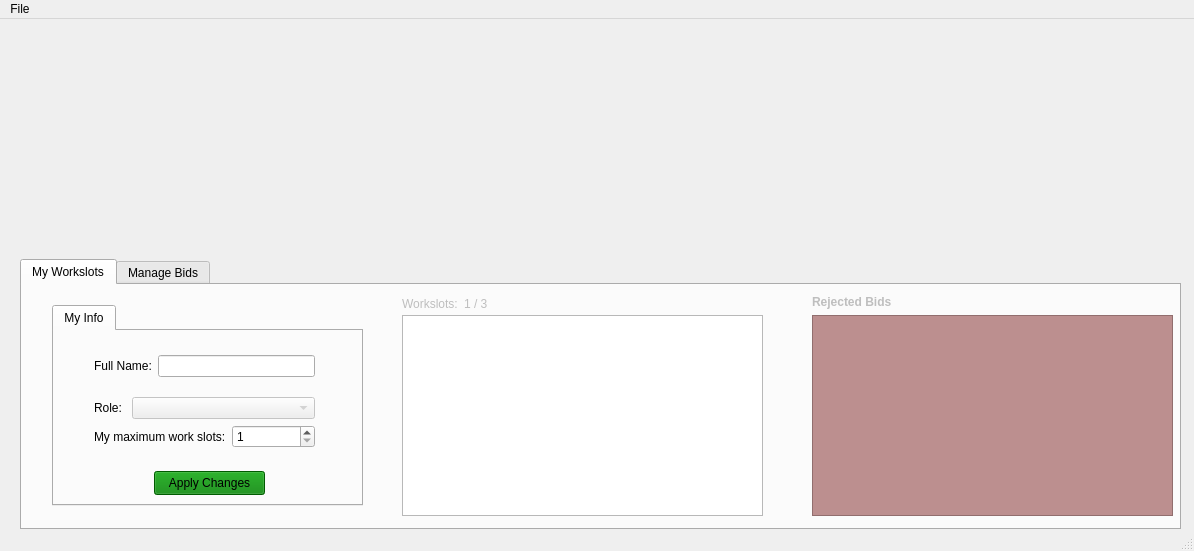
<?xml version="1.0" encoding="UTF-8"?>
<ui version="4.0">
 <class>CafeStaffWindow</class>
 <widget class="QMainWindow" name="CafeStaffWindow">
  <property name="geometry">
   <rect>
    <x>0</x>
    <y>0</y>
    <width>1194</width>
    <height>551</height>
   </rect>
  </property>
  <property name="windowTitle">
   <string>Cafe Staff Portal</string>
  </property>
  <widget class="QWidget" name="centralwidget">
   <widget class="QTabWidget" name="tabWidget">
    <property name="geometry">
     <rect>
      <x>20</x>
      <y>240</y>
      <width>1161</width>
      <height>271</height>
     </rect>
    </property>
    <property name="currentIndex">
     <number>0</number>
    </property>
    <widget class="QWidget" name="tab">
     <attribute name="title">
      <string>My Workslots</string>
     </attribute>
     <widget class="QTableWidget" name="assignedTable">
      <property name="geometry">
       <rect>
        <x>380</x>
        <y>30</y>
        <width>361</width>
        <height>201</height>
       </rect>
      </property>
     </widget>
     <widget class="QWidget" name="layoutWidget">
      <property name="geometry">
       <rect>
        <x>380</x>
        <y>10</y>
        <width>101</width>
        <height>18</height>
       </rect>
      </property>
      <layout class="QHBoxLayout" name="horizontalLayout_3">
       <item>
        <widget class="QLabel" name="label_6">
         <property name="enabled">
          <bool>false</bool>
         </property>
         <property name="text">
          <string>Workslots:</string>
         </property>
        </widget>
       </item>
       <item>
        <widget class="QLabel" name="workslotText">
         <property name="enabled">
          <bool>false</bool>
         </property>
         <property name="text">
          <string>1 / 3</string>
         </property>
        </widget>
       </item>
      </layout>
     </widget>
     <widget class="QWidget" name="layoutWidget">
      <property name="geometry">
       <rect>
        <x>790</x>
        <y>10</y>
        <width>361</width>
        <height>221</height>
       </rect>
      </property>
      <layout class="QVBoxLayout" name="verticalLayout_3">
       <item>
        <widget class="QLabel" name="label_3">
         <property name="enabled">
          <bool>false</bool>
         </property>
         <property name="font">
          <font>
           <bold>true</bold>
          </font>
         </property>
         <property name="text">
          <string>Rejected Bids</string>
         </property>
        </widget>
       </item>
       <item>
        <widget class="QTableWidget" name="rejectedTable">
         <property name="enabled">
          <bool>false</bool>
         </property>
         <property name="styleSheet">
          <string notr="true">background-color: rosybrown;</string>
         </property>
        </widget>
       </item>
      </layout>
     </widget>
     <widget class="QTabWidget" name="tabWidget_2">
      <property name="geometry">
       <rect>
        <x>30</x>
        <y>20</y>
        <width>311</width>
        <height>201</height>
       </rect>
      </property>
      <property name="currentIndex">
       <number>0</number>
      </property>
      <widget class="QWidget" name="tab_4">
       <attribute name="title">
        <string>My Info</string>
       </attribute>
       <widget class="QWidget" name="layoutWidget">
        <property name="geometry">
         <rect>
          <x>40</x>
          <y>10</y>
          <width>221</width>
          <height>121</height>
         </rect>
        </property>
        <layout class="QVBoxLayout" name="verticalLayout_6">
         <item>
          <layout class="QVBoxLayout" name="verticalLayout_4">
           <item>
            <layout class="QHBoxLayout" name="horizontalLayout_2">
             <item>
              <widget class="QLabel" name="label_5">
               <property name="text">
                <string>Full Name:</string>
               </property>
              </widget>
             </item>
             <item>
              <widget class="QLineEdit" name="firstNameText"/>
             </item>
            </layout>
           </item>
          </layout>
         </item>
         <item>
          <layout class="QVBoxLayout" name="verticalLayout_5">
           <item>
            <layout class="QHBoxLayout" name="horizontalLayout_4">
             <item>
              <widget class="QLabel" name="label_7">
               <property name="text">
                <string>Role: </string>
               </property>
              </widget>
             </item>
             <item>
              <widget class="QComboBox" name="roleCombo">
               <property name="enabled">
                <bool>false</bool>
               </property>
               <property name="sizePolicy">
                <sizepolicy hsizetype="Expanding" vsizetype="Fixed">
                 <horstretch>0</horstretch>
                 <verstretch>0</verstretch>
                </sizepolicy>
               </property>
              </widget>
             </item>
            </layout>
           </item>
           <item>
            <layout class="QHBoxLayout" name="horizontalLayout_5">
             <item>
              <widget class="QLabel" name="label_4">
               <property name="text">
                <string>My maximum work slots:</string>
               </property>
              </widget>
             </item>
             <item>
              <widget class="QSpinBox" name="maxSlotsBox">
               <property name="minimum">
                <number>1</number>
               </property>
              </widget>
             </item>
            </layout>
           </item>
          </layout>
         </item>
        </layout>
       </widget>
       <widget class="QPushButton" name="editInfoButton">
        <property name="geometry">
         <rect>
          <x>100</x>
          <y>140</y>
          <width>111</width>
          <height>24</height>
         </rect>
        </property>
        <property name="styleSheet">
         <string notr="true">background-color: green;</string>
        </property>
        <property name="text">
         <string>Apply Changes</string>
        </property>
       </widget>
      </widget>
     </widget>
    </widget>
    <widget class="QWidget" name="tab_3">
     <attribute name="title">
      <string>Manage Bids</string>
     </attribute>
     <widget class="QPushButton" name="bidButton">
      <property name="geometry">
       <rect>
        <x>690</x>
        <y>90</y>
        <width>91</width>
        <height>31</height>
       </rect>
      </property>
      <property name="styleSheet">
       <string notr="true">background-color: green;</string>
      </property>
      <property name="text">
       <string>Submit Bid -&gt;</string>
      </property>
     </widget>
     <widget class="QWidget" name="layoutWidget">
      <property name="geometry">
       <rect>
        <x>319</x>
        <y>18</y>
        <width>361</width>
        <height>209</height>
       </rect>
      </property>
      <layout class="QVBoxLayout" name="verticalLayout_8">
       <item>
        <layout class="QHBoxLayout" name="horizontalLayout_6">
         <item>
          <widget class="QLabel" name="label_9">
           <property name="font">
            <font>
             <bold>true</bold>
            </font>
           </property>
           <property name="text">
            <string>Available Workslots</string>
           </property>
          </widget>
         </item>
         <item>
          <widget class="QPushButton" name="pushButton">
           <property name="text">
            <string>Show All Workslots</string>
           </property>
          </widget>
         </item>
        </layout>
       </item>
       <item>
        <widget class="QTableWidget" name="availableTable"/>
       </item>
      </layout>
     </widget>
     <widget class="QPushButton" name="deleteButton">
      <property name="enabled">
       <bool>false</bool>
      </property>
      <property name="geometry">
       <rect>
        <x>690</x>
        <y>120</y>
        <width>91</width>
        <height>31</height>
       </rect>
      </property>
      <property name="styleSheet">
       <string notr="true">background-color: indianred;
color: darkgray;</string>
      </property>
      <property name="text">
       <string>&lt;- Remove Bid</string>
      </property>
     </widget>
     <widget class="QCalendarWidget" name="workslotCalendar">
      <property name="geometry">
       <rect>
        <x>21</x>
        <y>18</y>
        <width>280</width>
        <height>211</height>
       </rect>
      </property>
     </widget>
     <widget class="QWidget" name="layoutWidget">
      <property name="geometry">
       <rect>
        <x>790</x>
        <y>20</y>
        <width>361</width>
        <height>201</height>
       </rect>
      </property>
      <layout class="QVBoxLayout" name="verticalLayout">
       <item>
        <widget class="QLabel" name="label">
         <property name="font">
          <font>
           <bold>true</bold>
          </font>
         </property>
         <property name="text">
          <string>Pending Bids</string>
         </property>
        </widget>
       </item>
       <item>
        <widget class="QTableWidget" name="pendingTable"/>
       </item>
      </layout>
     </widget>
    </widget>
   </widget>
   <widget class="QLabel" name="label_10">
    <property name="geometry">
     <rect>
      <x>440</x>
      <y>10</y>
      <width>341</width>
      <height>241</height>
     </rect>
    </property>
    <property name="text">
     <string/>
    </property>
    <property name="pixmap">
     <pixmap resource="CafeResources.qrc">:/content/Copy of Untitled.png</pixmap>
    </property>
    <property name="scaledContents">
     <bool>true</bool>
    </property>
   </widget>
  </widget>
  <widget class="QMenuBar" name="menubar">
   <property name="geometry">
    <rect>
     <x>0</x>
     <y>0</y>
     <width>1194</width>
     <height>21</height>
    </rect>
   </property>
   <widget class="QMenu" name="menuFile">
    <property name="title">
     <string>File</string>
    </property>
    <addaction name="actionLogout"/>
   </widget>
   <addaction name="menuFile"/>
  </widget>
  <widget class="QStatusBar" name="statusbar"/>
  <action name="actionLogout">
   <property name="text">
    <string>Logout</string>
   </property>
  </action>
 </widget>
 <resources>
  <include location="CafeResources.qrc"/>
 </resources>
 <connections/>
</ui>
